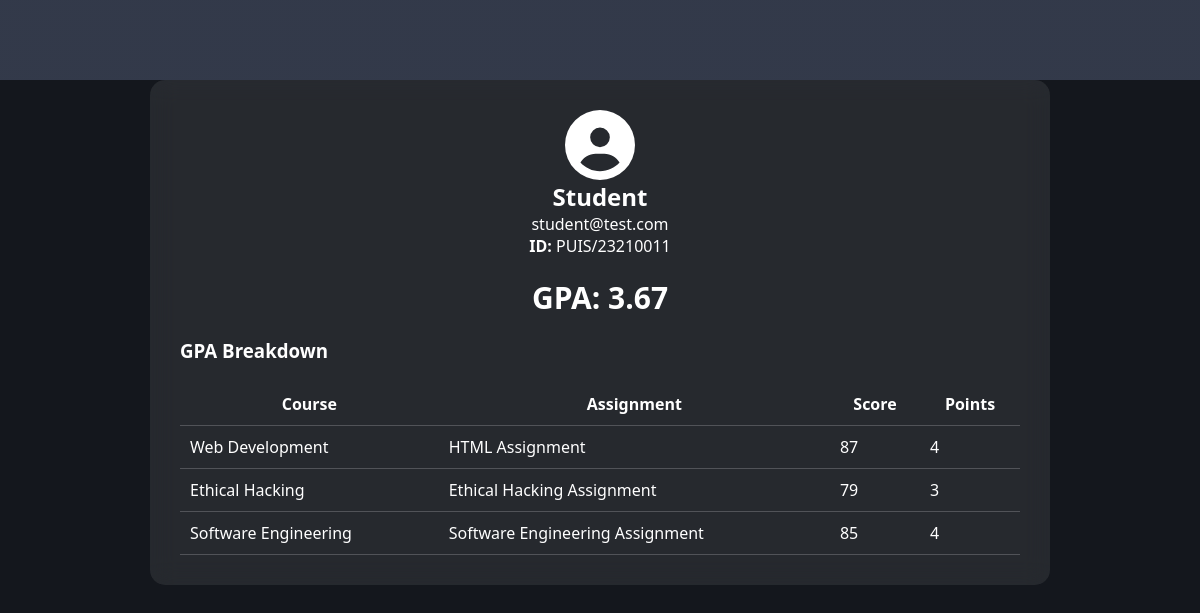
The app's page /frontend/student_profile.php (signed in) with its own data.
### tables this page shows
CREATE TABLE `submissions` (
  `submission_id` int(11) NOT NULL,
  `assignment_id` int(11) DEFAULT NULL,
  `student_email` varchar(100) DEFAULT NULL,
  `file_path` varchar(255) DEFAULT NULL,
  `grade` int(11) DEFAULT NULL,
  `feedback` text DEFAULT NULL
);

CREATE TABLE `courses` (
  `course_id` int(11) NOT NULL,
  `course_name` varchar(100) DEFAULT NULL,
  `lecturer_email` varchar(100) DEFAULT NULL
);

CREATE TABLE `assignments` (
  `assignment_id` int(11) NOT NULL,
  `course_id` int(11) DEFAULT NULL,
  `title` varchar(255) DEFAULT NULL,
  `description` text DEFAULT NULL,
  `due_date` date DEFAULT NULL,
  `file_path` varchar(255) DEFAULT NULL
);

### frontend/student_profile.php (the view, shortened to what this page needs)
<?php
include("../backend/db.php");
$email = $_SESSION['email'];
$name = "Student";
$student_id = "PUIS/23210011";
$sql = "
SELECT submissions.grade, assignments.title, courses.course_name
FROM submissions
JOIN assignments ON submissions.assignment_id = assignments.assignment_id
JOIN courses ON assignments.course_id = courses.course_id
WHERE submissions.student_email='$email' AND submissions.grade IS NOT NULL
";
$result = $conn->query($sql);
$total_points = 0;
$count = 0;
$rows = [];
if ($result && $result->num_rows > 0) {
    while($r = $result->fetch_assoc()){
        $score = $r['grade'];
        if ($score >= 80) $points = 4;
        elseif ($score >= 70) $points = 3;
        elseif ($score >= 60) $points = 2;
        elseif ($score >= 50) $points = 1;
        else $points = 0;
        $r['points'] = $points;
        $rows[] = $r;
        $total_points += $points;
        $count++;
    }
}
$gpa = ($count > 0) ? round($total_points / $count, 2) : null;
?>
<!DOCTYPE html>
<html>
<head>
<link rel="stylesheet" href="../assets/style.css">
</head>
<body>
<div class="profile-container">
<div style="text-align:center;">
<i class="fas fa-user-circle profile-icon"></i>
<h2><?php echo $name; ?></h2>
<p><?php echo $email; ?></p>
<p><b>ID:</b> <?php echo $student_id; ?></p>
</div>
<div class="gpa-box">
<?php
if ($gpa !== null) {
    echo "<div class='gpa-value'>GPA: $gpa</div>";
} else {
    echo "<div class='gpa-value'>No GPA yet</div>";
}
?>
</div>
<h3>GPA Breakdown</h3>
<?php if (count($rows) > 0) { ?>
<table>
<tr>
<th>Course</th>
<th>Assignment</th>
<th>Score</th>
<th>Points</th>
</tr>
<?php
foreach($rows as $r){
    echo "<tr>";
    echo "<td>".$r['course_name']."</td>";
    echo "<td>".$r['title']."</td>";
    echo "<td>".$r['grade']."</td>";
    echo "<td>".$r['points']."</td>";
    echo "</tr>";
}
?>
</table>
<?php } else {
    echo "<p>No graded work yet.</p>";
} ?>
</div>
</body>
</html>

### assets/style.css (style rules this page uses)
* { margin: 0; padding: 0; box-sizing: border-box; font-family: 'Segoe UI', sans-serif; }
body { margin: 0; font-family: 'Segoe UI', sans-serif; background: url('https://images.unsplash.com/photo-1496307042754-b4aa456c4a2d') no-repeat center center; background-size: cover; min-height: 100vh; color: white; }
body::before { content: ""; position: fixed; width: 100%; height: 100%; background: rgba(0,0,0,0.6); z-index: -1; }

### frontend/student_profile.php (style rules this page uses)
body { background: linear-gradient(rgba(15,23,42,0.85), rgba(15,23,42,0.85)), url('https://images.unsplash.com/photo-1503676260728-1c00da094a0b') no-repeat center/cover; }
.profile-container { max-width: 900px; margin: 80px auto; background: rgba(255,255,255,0.08); backdrop-filter: blur(12px); padding: 30px; border-radius: 15px; color: white; }
.profile-icon { font-size: 70px; text-align:center; }
.gpa-box { text-align:center; margin:20px 0; }
.gpa-value { font-size: 30px; font-weight: bold; }
table { width:100%; border-collapse: collapse; margin-top:20px; }
th, td { padding:10px; border-bottom:1px solid rgba(255,255,255,0.2); }

### records on screen
submissions: courses.course_name "Web Development", assignment.title "HTML Assignment", grade "87", points "4"
submissions: courses.course_name "Ethical Hacking", assignment.title "Ethical Hacking Assignment", grade "79", points "3"
submissions: courses.course_name "Software Engineering", assignment.title "Software Engineering Assignment", grade "85", points "4"

### other values on screen
$name "Student"
$email "student@test.com"
$student_id "PUIS/23210011"
$gpa "3.67"
